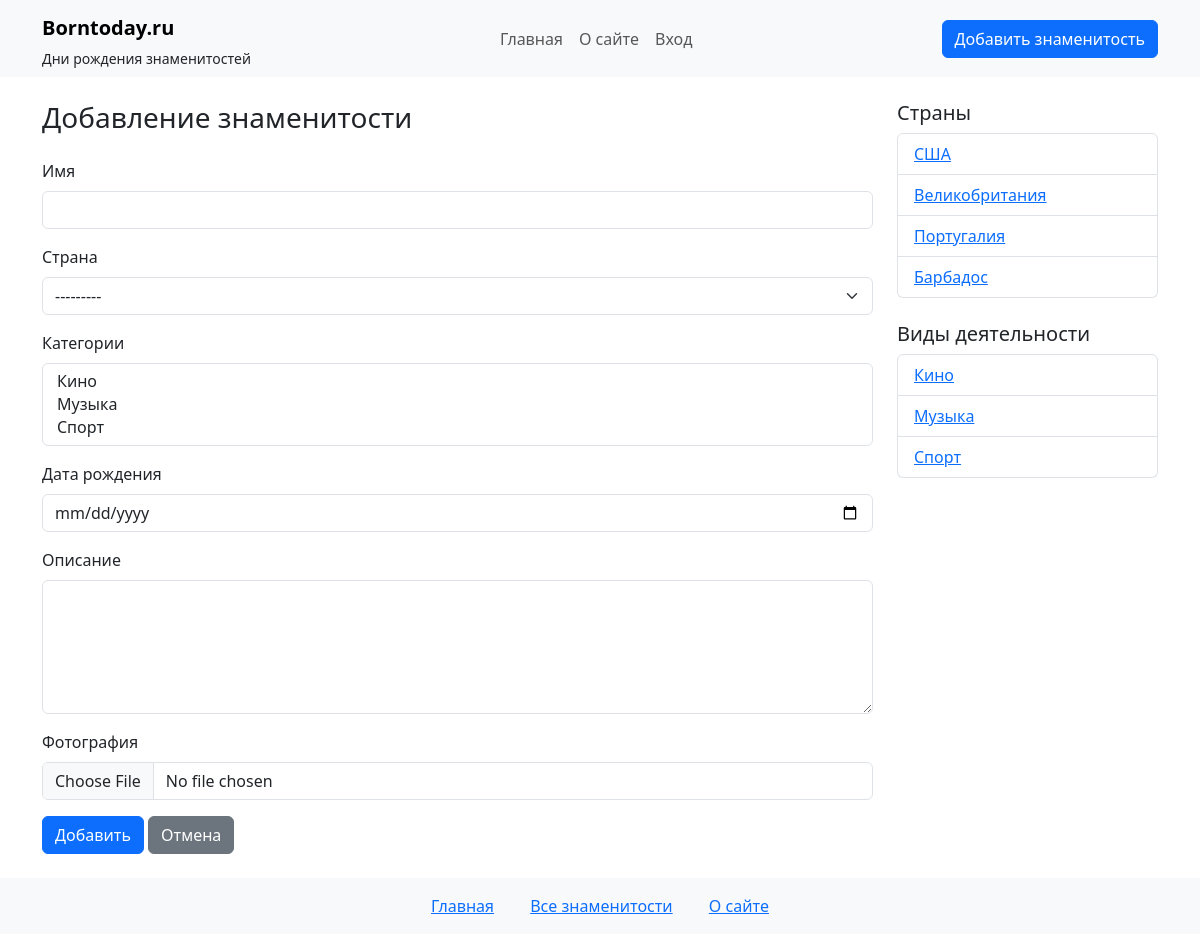
Screenshot of /add/ with the database file from the repository.
### star/models.py (models this page shows, shortened)
class Country(models.Model):
   name = models.CharField(max_length=100)  # Название страны
   slug = models.SlugField(max_length=255, unique=True, blank=True, db_index=True, verbose_name="URL")
   def __str__(self):
       return self.name

class Category(models.Model):
   title = models.CharField(max_length=100)  # Название категории
   slug = models.SlugField(max_length=255, unique=True, blank=True, db_index=True, verbose_name="URL")
   def __str__(self):
       return self.title

### star/views.py (the view)
# urls.py: path('add/', views.add_star, name='add_star'),  # Добавление знаменитости
def add_star(request):
    if request.method == 'POST':
        form = StarForm(request.POST, request.FILES)
        if form.is_valid():
            star = form.save(commit=False)
            star.is_published = True
            star.save()
            form.save_m2m()  # Сохраняем связи many-to-many
            messages.success(request, f'Знаменитость "{star.name}" успешно добавлена!')
            return redirect('star_detail', slug=star.slug)
    else:
        form = StarForm()
    countries = Country.objects.all()
    categories = Category.objects.all()
    context = {
        'form': form,
        'title': 'Добавление знаменитости',
        'star_countries': countries,
        'star_categories': categories,
    }
    return render(request, 'star/add-star.html', context)

### star/forms.py
class StarForm(forms.ModelForm):
   class Meta:
       model = Star
       fields = ['name', 'country', 'categories', 'birth_date', 'content', 'photo']
       widgets = {
           'name': forms.TextInput(attrs={'class': 'form-control'}),
           'country': forms.Select(attrs={'class': 'form-select'}),
           'categories': forms.SelectMultiple(attrs={'class': 'form-select', 'size': '3'}),
           'birth_date': forms.DateInput(attrs={'class': 'form-control', 'type': 'date'}),
           'content': forms.Textarea(attrs={'class': 'form-control', 'rows': 5}),
           'photo': forms.FileInput(attrs={'class': 'form-control'}),
       }

### star/templates/star/add-star.html (shortened to what this page needs)
{% extends 'star/base.html' %}
{% block content %}
<h3 class="mb-4">{{ title }}</h3>
<form method="post" enctype="multipart/form-data">
    {% for field in form %}
    <div class="mb-3">
        <label for="{{ field.id_for_label }}" class="form-label">{{ field.label }}</label>
        {{ field }}
    </div>
    {% endfor %}
    <button type="submit" class="btn btn-primary">Добавить</button>
    <a href="{% url 'star_index' %}" class="btn btn-secondary">Отмена</a>
</form>
{% endblock %}

### star/templates/star/sidebar.html
<div class="col-md-3">
 <h5>Страны</h5>
 <ul class="list-group mb-4">
   {% for country in star_countries %}
   <li class="list-group-item">
     <a href="{% url 'stars_by_country' country.slug %}">{{country.name}}</a>
   </li>
   {% endfor %}
 </ul>
 <h5>Виды деятельности</h5>
 <ul class="list-group">
   {% for cat in star_categories %}
   <li class="list-group-item">
     <a href="{% url 'stars_by_category' cat.slug %}">{{ cat.title }}</a>
   </li>
   {% endfor %}
 </ul>
</div>

### rows the page displays
Country: name "США"
Country: name "Великобритания"
Country: name "Португалия"
Country: name "Барбадос"
Category: title "Кино"
Category: title "Музыка"
Category: title "Спорт"

### other values shown
{{ title }} "Добавление знаменитости"
{{ field.label }} "Имя" "Страна" "Категории" "Дата рождения" "Описание" "Фотография"
